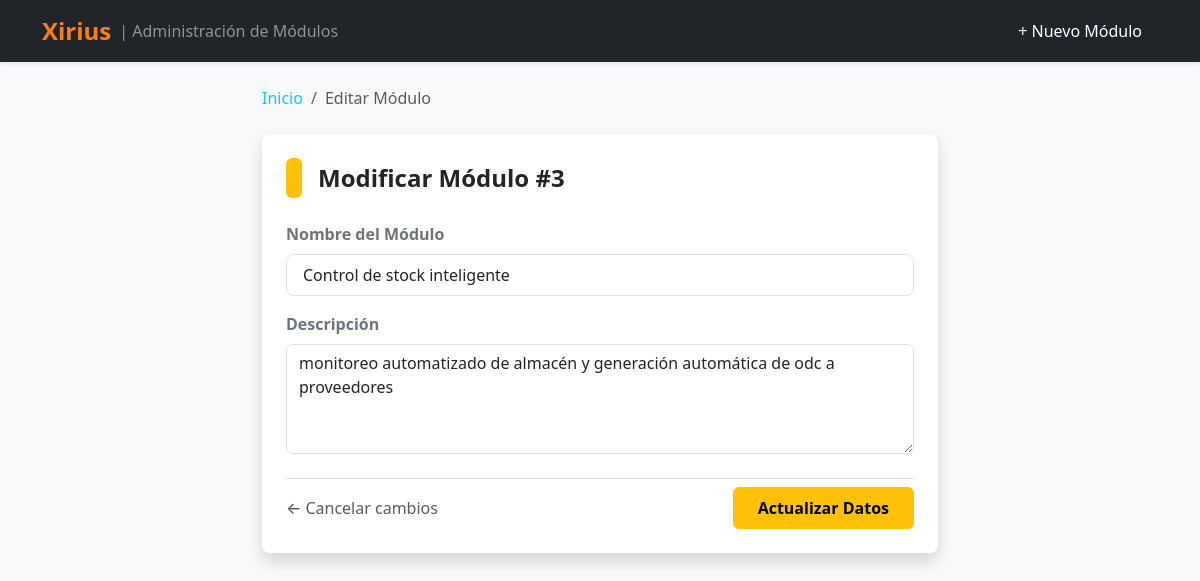
Screenshot of /edit_modulo.php?id=3 with the database file from the repository.
### tables this page shows
CREATE TABLE `modulos` (
  `id` int(11) NOT NULL,
  `nombre` varchar(100) NOT NULL,
  `descripcion` text NOT NULL,
  `fecha_creacion` date NOT NULL DEFAULT current_timestamp()
);

### edit_modulo.php (the view, shortened to what this page needs)
<?php
require_once 'db.php';
$id = intval($_GET['id']);
$stmt = $conn->prepare("SELECT * FROM modulos WHERE id = ?");
$stmt->bind_param("i", $id);
$stmt->execute();
$resultado = $stmt->get_result();
$modulo = $resultado->fetch_assoc();
?>
<!DOCTYPE html>
<html lang="es">
<head>
    <link href="https://cdn.jsdelivr.net/npm/bootstrap@5.3.0/dist/css/bootstrap.min.css" rel="stylesheet">
</head>
<body class="bg-light">
    <?php include_once 'header.php'; ?>
    <div class="container" style="max-width: 700px;">
        <nav aria-label="breadcrumb" class="mb-4">
            <ol class="breadcrumb">
                <li class="breadcrumb-item"><a href="modulos.php" class="text-decoration-none text-info">Inicio</a></li>
                <li class="breadcrumb-item active" aria-current="page">Editar Módulo</li>
            </ol>
        </nav>
        <div class="card shadow border-0 rounded-3">
            <div class="card-body p-4">
                <div class="d-flex align-items-center mb-4">
                    <div class="bg-warning rounded-2 p-2 me-3 text-white d-inline-block" style="width: 10px; height: 40px;"></div>
                    <h4 class="card-title fw-bold text-dark mb-0">Modificar Módulo #<?php echo $modulo['id']; ?></h4>
                </div>
                <form action="procesar_modulo.php" method="POST">
                    <div class="mb-3">
                        <label for="nombre" class="form-label fw-semibold text-secondary">Nombre del Módulo</label>
                        <input type="text" class="form-control form-control-lg fs-6" id="nombre" name="nombre" value="<?php echo htmlspecialchars($modulo['nombre']); ?>" required>
                    </div>
                    <div class="mb-4">
                        <label for="descripcion" class="form-label fw-semibold text-secondary">Descripción</label>
                        <textarea class="form-control fs-6" id="descripcion" name="descripcion" rows="4" required><?php echo htmlspecialchars($modulo['descripcion']); ?></textarea>
                    </div>
                    <div class="d-flex justify-content-between align-items-center pt-2 border-top">
                        <a href="modulos.php" class="text-decoration-none text-muted fw-medium">← Cancelar cambios</a>
                        <button type="submit" class="btn btn-warning px-4 py-2 fw-semibold rounded-2">Actualizar Datos</button>
                    </div>
                </form>
            </div>
        </div>
    </div>
</body>
</html>

### rows the page displays
modulos: id "3", nombre "Control de stock inteligente", descripcion "monitoreo automatizado de almacén y generación automática de odc a proveedores"
